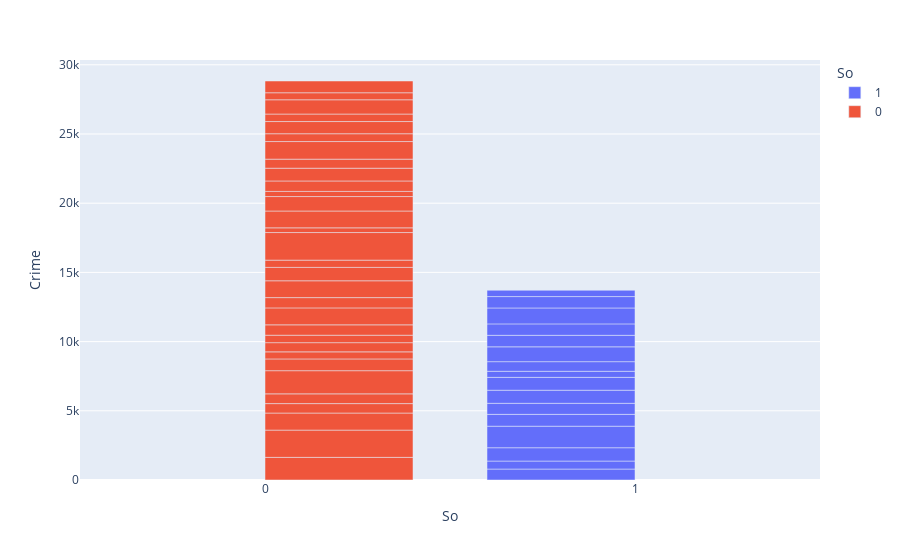

The code cell stored with this chart in its notebook:
### Markdown cell above
Another useful method of `df_crimes` object is `.describe()` which summarises the variables and we can start to see the minimum and maximum of the dataset, as well as the mean values of each varible.  

We can see that the total count holds for every variable as was shown by `.info()` method, and we also see that all of the variables are positive. Given the kind of study these variables relate to, the fact that all of them are positive is rather expected. These variables, according to the description, are porcentages, counts, and averages of positive or null numbers, thus we would not expect to find any negative number.

### Code cell
fig = px.bar(df_crimes, x='So', y='Crime', barmode='group', color='So')
fig.show()

### Figure 1 — Plotly figure (JSON) as saved in the notebook; plotly's stock layout.template omitted (floating-point values rounded to 4 significant figures)
{"data": [{"alignmentgroup": "True", "hovertemplate": "So=%{x}<br>Crime=%{y}<extra></extra>", "legendgroup": "1", "marker": {"color": "#636efa", "pattern": {"shape": ""}}, "name": "1", "offsetgroup": "1", "orientation": "v", "showlegend": true, "textposition": "auto", "type": "bar", "x": [1, 1, 1, 1, 1, 1, 1, 1, 1, 1, 1, 1, 1, 1, 1, 1], "xaxis": "x", "y": [791, 578, 963, 1555, 856, 798, 946, 929, 439, 696, 1072, 831, 826, 1151, 823, 455], "yaxis": "y"}, {"alignmentgroup": "True", "hovertemplate": "So=%{x}<br>Crime=%{y}<extra></extra>", "legendgroup": "0", "marker": {"color": "#EF553B", "pattern": {"shape": ""}}, "name": "0", "offsetgroup": "0", "orientation": "v", "showlegend": true, "textposition": "auto", "type": "bar", "x": [0, 0, 0, 0, 0, 0, 0, 0, 0, 0, 0, 0, 0, 0, 0, 0, 0, 0, 0, 0, 0, 0, 0, 0, 0, 0, 0, 0, 0, 0, 0], "xaxis": "x", "y": [1635, 1969, 1234, 682, 705, 1674, 849, 511, 664, 539, 750, 1225, 742, 1216, 968, 523, 1993, 342, 1216, 1043, 373, 754, 923, 653, 1272, 566, 880, 542, 1030, 508, 849], "yaxis": "y"}], "layout": {"barmode": "group", "legend": {"title": {"text": "So"}, "tracegroupgap": 0}, "margin": {"t": 60}, "xaxis": {"anchor": "y", "categoryarray": [1, 0], "categoryorder": "array", "domain": [0, 1], "title": {"text": "So"}}, "yaxis": {"anchor": "x", "domain": [0, 1], "title": {"text": "Crime"}}}}
